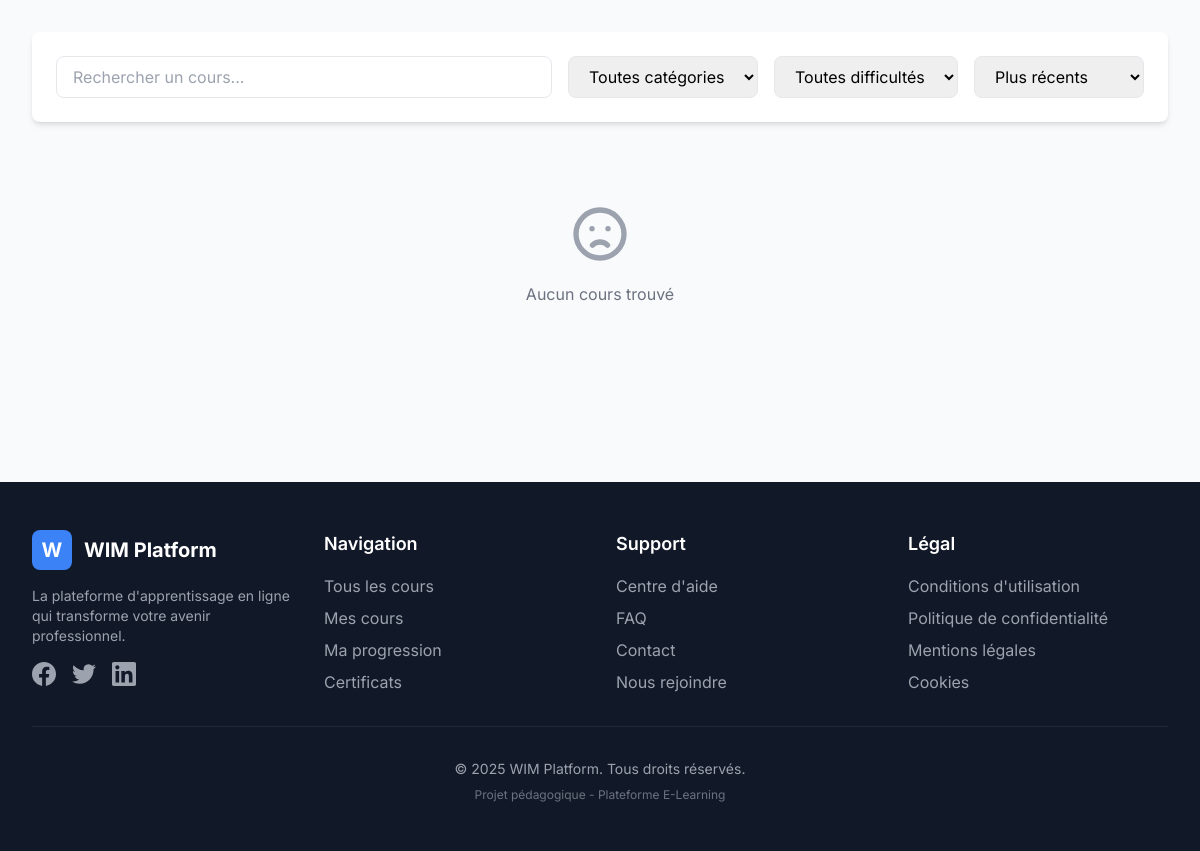
Page /courses/ on the earlier database version.
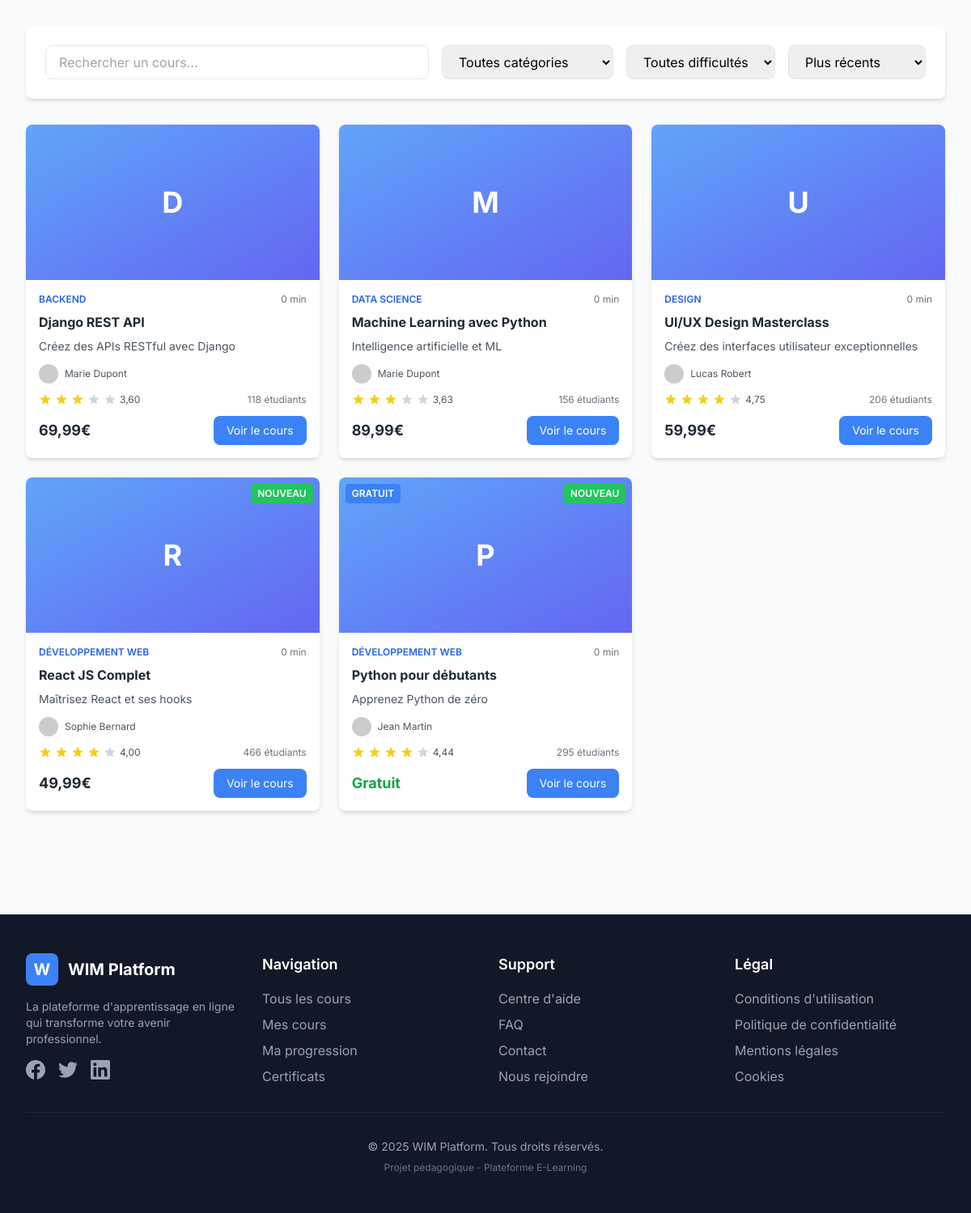
Same page on the later database version.
### apps/courses/models.py (models this page shows, shortened)
class Course(models.Model):
    DIFFICULTY_CHOICES = [
        ('beginner', 'Débutant'),
        ('intermediate', 'Intermédiaire'),
        ('advanced', 'Avancé'),
    ]
    title = models.CharField('titre', max_length=200)
    slug = models.SlugField('slug', max_length=250, unique=True, blank=True)
    description = models.TextField('description courte', max_length=500)
    full_description = models.TextField('description complète')
    category = models.ForeignKey(Category, on_delete=models.SET_NULL, null=True, related_name='courses',
                                 verbose_name='catégorie')
    instructor = models.ForeignKey('users.User', on_delete=models.CASCADE, related_name='taught_courses',
                                   verbose_name='instructeur')
    image = models.ImageField(upload_to='course_images/', verbose_name='image', blank=True, null=True)
    difficulty = models.CharField('difficulté', max_length=20, choices=DIFFICULTY_CHOICES, default='beginner')
    duration = models.IntegerField('durée (minutes)', default=0)
    price = models.DecimalField('prix', max_digits=10, decimal_places=2, default=0)
    rating = models.DecimalField('note', max_digits=3, decimal_places=2, default=0)
    total_students = models.IntegerField('étudiants', default=0)
    total_reviews = models.IntegerField('avis', default=0)
    is_published = models.BooleanField('publié', default=False)
    is_new = models.BooleanField('nouveau', default=True)
    is_featured = models.BooleanField('mis en avant', default=False)
    prerequisites = models.TextField('prérequis', blank=True)
    learning_objectives = models.TextField('objectifs', blank=True)
    created_at = models.DateTimeField(auto_now_add=True)
    updated_at = models.DateTimeField(auto_now=True)
    class Meta:
        verbose_name = 'cours'
        verbose_name_plural = 'cours'
        ordering = ['-created_at']

class Category(models.Model):
    name = models.CharField('nom', max_length=100, unique=True)
    slug = models.SlugField('slug', max_length=100, unique=True, blank=True)
    description = models.TextField('description', blank=True)
    icon = models.CharField('icône', max_length=50, blank=True)
    color = models.CharField('couleur', max_length=7, default='#4A90E2')
    order = models.IntegerField('ordre', default=0)
    is_active = models.BooleanField('actif', default=True)
    class Meta:
        verbose_name = 'catégorie'
        verbose_name_plural = 'catégories'
        ordering = ['order', 'name']

### apps/users/models.py (models this page shows, shortened)
class User(AbstractUser):
    username = None
    email = models.EmailField('adresse email', unique=True)
    name = models.CharField('nom complet', max_length=150, blank=True)
    bio = models.TextField('biographie', max_length=500, blank=True)
    avatar = models.ImageField(upload_to='avatars/', blank=True, null=True)
    phone = models.CharField('téléphone', max_length=20, blank=True)
    location = models.CharField('localisation', max_length=100, blank=True)
    newsletter_subscribed = models.BooleanField('newsletter', default=True)
    email_notifications = models.BooleanField('notifications', default=True)
    is_instructor = models.BooleanField('instructeur', default=False)
    groups = models.ManyToManyField(
        'auth.Group',
        verbose_name='groups',
        blank=True,
        related_name='custom_users',
        related_query_name='custom_user',
    )
    user_permissions = models.ManyToManyField(
        'auth.Permission',
        verbose_name='user permissions',
        blank=True,
        related_name='custom_users',
        related_query_name='custom_user',
    )
    objects = UserManager()
    USERNAME_FIELD = 'email'
    REQUIRED_FIELDS = ['name']
    class Meta:
        verbose_name = 'utilisateur'
        verbose_name_plural = 'utilisateurs'
        ordering = ['-date_joined']

### apps/courses/views.py (the view)
# urls.py: path('', views.CourseListView.as_view(), name='list'),
class CourseListView(ListView):
    model = Course
    template_name = 'courses/course_list.html'
    context_object_name = 'courses'
    paginate_by = 12
    def get_queryset(self):
        queryset = Course.objects.filter(is_published=True).select_related(
            'category', 'instructor'
        )
        query = self.request.GET.get('q')
        if query:
            queryset = queryset.filter(
                Q(title__icontains=query) |
                Q(description__icontains=query)
            ).distinct()
        category = self.request.GET.get('category')
        if category:
            queryset = queryset.filter(category__slug=category)
        difficulty = self.request.GET.get('difficulty')
        if difficulty:
            queryset = queryset.filter(difficulty=difficulty)
        sort = self.request.GET.get('sort', '-created_at')
        allowed_sorts = ['-created_at', 'title', '-rating', 'price', '-total_students']
        if sort in allowed_sorts:
            queryset = queryset.order_by(sort)
        return queryset
    def get_context_data(self, **kwargs):
        context = super().get_context_data(**kwargs)
        context['categories'] = Category.objects.filter(is_active=True)
        context['difficulty_choices'] = Course.DIFFICULTY_CHOICES
        return context

### templates/courses/course_list.html (shortened to what this page needs)
{% extends 'base.html' %}
{% load static %}
{% load math_filters %}
{% block content %}
<div class="bg-white rounded-lg shadow-md p-6 mb-8">
    <div class="flex flex-col lg:flex-row gap-4">
        <div class="flex-1">
            <input
                type="text"
                placeholder="Rechercher un cours..."
                class="w-full px-4 py-2 border rounded-lg focus:ring-2 focus:ring-blue-500"
                hx-get="{% url 'courses:htmx_search' %}"
                hx-trigger="keyup changed delay:500ms"
                hx-target="#courses-container"
                hx-indicator="#loading"
                name="q"
            >
        </div>
        <select
            class="px-4 py-2 border rounded-lg focus:ring-2 focus:ring-blue-500"
            hx-get="{% url 'courses:htmx_filter' %}"
            hx-trigger="change"
            hx-target="#courses-container"
            name="category"
        >
            <option value="">Toutes catégories</option>
        </select>
        <select
            class="px-4 py-2 border rounded-lg focus:ring-2 focus:ring-blue-500"
            hx-get="{% url 'courses:htmx_filter' %}"
            hx-trigger="change"
            hx-target="#courses-container"
            name="difficulty"
        >
            <option value="">Toutes difficultés</option>
        </select>
        <select
            class="px-4 py-2 border rounded-lg focus:ring-2 focus:ring-blue-500"
            hx-get="{% url 'courses:list' %}"
            hx-trigger="change"
            hx-target="#courses-container"
            name="sort"
        >
            <option value="-created_at">Plus récents</option>
        </select>
    </div>
</div>
<div id="courses-container">
    <div class="grid grid-cols-1 md:grid-cols-2 lg:grid-cols-3 xl:grid-cols-4 gap-6 mb-8">
        {% for course in courses %}
        <div class="course-card bg-white rounded-lg shadow-md overflow-hidden hover:shadow-xl transition-all duration-300">
            <div class="relative">
                {% if course.image %}
                    <img src="{{ course.image.url }}" alt="{{ course.title }}" class="w-full h-48 object-cover">
                {% else %}
                    <div class="w-full h-48 bg-gradient-to-br from-blue-400 to-indigo-500 flex items-center justify-center">
                        <span class="text-white text-4xl font-bold">{{ course.title|first }}</span>
                    </div>
                {% endif %}
                {% if course.is_new %}
                <span class="absolute top-2 right-2 bg-green-500 text-white px-2 py-1 rounded text-xs font-semibold">NOUVEAU</span>
                {% endif %}
                {% if course.price == 0 %}
                <span class="absolute top-2 left-2 bg-blue-500 text-white px-2 py-1 rounded text-xs font-semibold">GRATUIT</span>
                {% endif %}
            </div>
            <div class="p-4">
                <div class="flex items-center justify-between mb-2">
                    <span class="text-xs font-semibold text-blue-600 uppercase">{{ course.category.name }}</span>
                    <span class="text-xs text-gray-500">{{ course.duration }} min</span>
                </div>
                <h3 class="font-bold text-gray-800 mb-2 line-clamp-2 hover:text-blue-600">
                    <a href="{% url 'courses:detail' course.slug %}">{{ course.title }}</a>
                </h3>
                <p class="text-sm text-gray-600 mb-3 line-clamp-2">{{ course.description }}</p>
                <div class="flex items-center mb-3">
                    <img src="https://ui-avatars.com/api/?name={{ course.instructor.name }}&background=4A90E2&color=fff"
                         alt="{{ course.instructor.name }}"
                         class="w-6 h-6 rounded-full mr-2">
                    <span class="text-xs text-gray-600">{{ course.instructor.name }}</span>
                </div>
                <div class="flex items-center justify-between mb-3">
                    <div class="flex items-center space-x-1">
                        {% for i in "12345" %}
                        <svg class="w-4 h-4 {% if forloop.counter <= course.rating %}text-yellow-400{% else %}text-gray-300{% endif %}" fill="currentColor" viewBox="0 0 20 20">
                            <path d="M9.049 2.927c.3-.921 1.603-.921 1.902 0l1.07 3.292a1 1 0 00.95.69h3.462c.969 0 1.371 1.24.588 1.81l-2.8 2.034a1 1 0 00-.364 1.118l1.07 3.292c.3.921-.755 1.688-1.54 1.118l-2.8-2.034a1 1 0 00-1.175 0l-2.8 2.034c-.784.57-1.838-.197-1.539-1.118l1.07-3.292a1 1 0 00-.364-1.118L2.98 8.72c-.783-.57-.38-1.81.588-1.81h3.461a1 1 0 00.951-.69l1.07-3.292z"></path>
                        </svg>
                        {% endfor %}
                        <span class="text-xs text-gray-600 ml-1">{{ course.rating }}</span>
                    </div>
                    <span class="text-xs text-gray-500">{{ course.total_students }} étudiants</span>
                </div>
                <div class="flex items-center justify-between">
                    <div>
                        {% if course.price == 0 %}
                        <span class="text-lg font-bold text-green-600">Gratuit</span>
                        {% else %}
                        <span class="text-lg font-bold text-gray-800">{{ course.price }}€</span>
                        {% endif %}
                    </div>
                    <a href="{% url 'courses:detail' course.slug %}"
                       class="px-4 py-2 bg-blue-500 text-white text-sm rounded-lg hover:bg-blue-600 transition">
                        Voir le cours
                    </a>
                </div>
            </div>
        </div>
        {% empty %}
        <div class="col-span-4 text-center py-12">
            <svg class="w-16 h-16 text-gray-400 mx-auto mb-4" fill="none" stroke="currentColor" viewBox="0 0 24 24">
                <path stroke-linecap="round" stroke-linejoin="round" stroke-width="2" d="M9.172 16.172a4 4 0 015.656 0M9 10h.01M15 10h.01M21 12a9 9 0 11-18 0 9 9 0 0118 0z"></path>
            </svg>
            <p class="text-gray-500">Aucun cours trouvé</p>
        </div>
        {% endfor %}
    </div>
</div>
{% endblock %}

### templates/base.html (shortened to what this page needs)
{% load static %}
<!DOCTYPE html>
<html lang="fr">
<head>
    <script src="https://cdn.tailwindcss.com"></script>
</head>
<body class="bg-gray-50 antialiased">
    <div class="flex min-h-screen">
        <div class="flex-1 {% if user.is_authenticated %}ml-64{% endif %}">
            <main class="p-8 animate-fade-in-up">
                {% block content %}{% endblock %}
            </main>
            {% include 'partials/footer.html' %}
        </div>
    </div>
</body>
</html>

### templates/partials/footer.html (shortened to what this page needs)
{% load static %}
<footer class="bg-gray-900 text-white mt-16">
    <div class="max-w-7xl mx-auto px-4 sm:px-6 lg:px-8 py-12">
        <div class="grid grid-cols-1 md:grid-cols-4 gap-8">
            <div class="col-span-1">
                <div class="flex items-center space-x-3 mb-4">
                    <div class="w-10 h-10 bg-blue-500 rounded-lg flex items-center justify-center">
                        <span class="text-white font-bold text-xl">W</span>
                    </div>
                    <span class="text-xl font-bold">WIM Platform</span>
                </div>
                <p class="text-gray-400 text-sm">
                    La plateforme d'apprentissage en ligne qui transforme votre avenir professionnel.
                </p>
                <div class="flex space-x-4 mt-4">
                    <a href="#" class="text-gray-400 hover:text-white transition">
                    </a>
                    <a href="#" class="text-gray-400 hover:text-white transition">
                    </a>
                    <a href="#" class="text-gray-400 hover:text-white transition">
                    </a>
                </div>
            </div>
            <div>
                <h3 class="text-lg font-semibold mb-4">Navigation</h3>
                <ul class="space-y-2">
                    <li><a href="{% url 'courses:list' %}" class="text-gray-400 hover:text-white transition">Tous les cours</a></li>
                    <li><a href="{% url 'enrollments:my-courses' %}" class="text-gray-400 hover:text-white transition">Mes cours</a></li>
                    <li><a href="{% url 'progress:overview' %}" class="text-gray-400 hover:text-white transition">Ma progression</a></li>
                    <li><a href="{% url 'certificates:gallery' %}" class="text-gray-400 hover:text-white transition">Certificats</a></li>
                </ul>
            </div>
            <div>
                <h3 class="text-lg font-semibold mb-4">Support</h3>
                <ul class="space-y-2">
                    <li><a href="#" class="text-gray-400 hover:text-white transition">Centre d'aide</a></li>
                    <li><a href="#" class="text-gray-400 hover:text-white transition">FAQ</a></li>
                    <li><a href="#" class="text-gray-400 hover:text-white transition">Contact</a></li>
                    <li><a href="#" class="text-gray-400 hover:text-white transition">Nous rejoindre</a></li>
                </ul>
            </div>
            <div>
                <h3 class="text-lg font-semibold mb-4">Légal</h3>
                <ul class="space-y-2">
                    <li><a href="#" class="text-gray-400 hover:text-white transition">Conditions d'utilisation</a></li>
                    <li><a href="#" class="text-gray-400 hover:text-white transition">Politique de confidentialité</a></li>
                    <li><a href="#" class="text-gray-400 hover:text-white transition">Mentions légales</a></li>
                    <li><a href="#" class="text-gray-400 hover:text-white transition">Cookies</a></li>
                </ul>
            </div>
        </div>
        <div class="border-t border-gray-800 mt-8 pt-8 text-center">
            <p class="text-gray-400 text-sm">
                &copy; {{ current_year|default:"2025" }} WIM Platform. Tous droits réservés.
            </p>
            <p class="text-gray-500 text-xs mt-2">
                Projet pédagogique - Plateforme E-Learning
            </p>
        </div>
    </div>
</footer>

### templates/base.html (style rules this page uses)
body { font-family: 'Inter', sans-serif; }
:root { --primary-blue: #2563EB; --primary-dark: #1E40AF; --primary-light: #60A5FA; --success: #10B981; --warning: #F59E0B; --danger: #EF4444; --info: #3B82F6; }
.animate-fade-in-up { animation: fadeInUp 0.6s ease-out; }

Differences in the rows shown:
added Course: title|first "D", category.name "BACKEND", duration "0", title "Django REST API", description "Créez des APIs RESTful avec Django", instructor.name "Marie Dupont", rating "3,60", total_students "118", price "69,99"
added Course: title|first "M", category.name "DATA SCIENCE", duration "0", title "Machine Learning avec Python", description "Intelligence artificielle et ML", instructor.name "Marie Dupont", rating "3,63", total_students "156", price "89,99"
added Course: title|first "U", category.name "DESIGN", duration "0", title "UI/UX Design Masterclass", description "Créez des interfaces utilisateur exceptionnelles", instructor.name "Lucas Robert", rating "4,75", total_students "206", price "59,99"
added Course: title|first "R", is_new "NOUVEAU", category.name "DÉVELOPPEMENT WEB", duration "0", title "React JS Complet", description "Maîtrisez React et ses hooks", instructor.name "Sophie Bernard", rating "4,00", total_students "466", price "49,99"
added Course: title|first "P", is_new "NOUVEAU", price "GRATUIT", category.name "DÉVELOPPEMENT WEB", duration "0", title "Python pour débutants", description "Apprenez Python de zéro", instructor.name "Jean Martin", rating "4,44", total_students "295"
Other differences:
text no longer shown: "Aucun cours trouvé"
